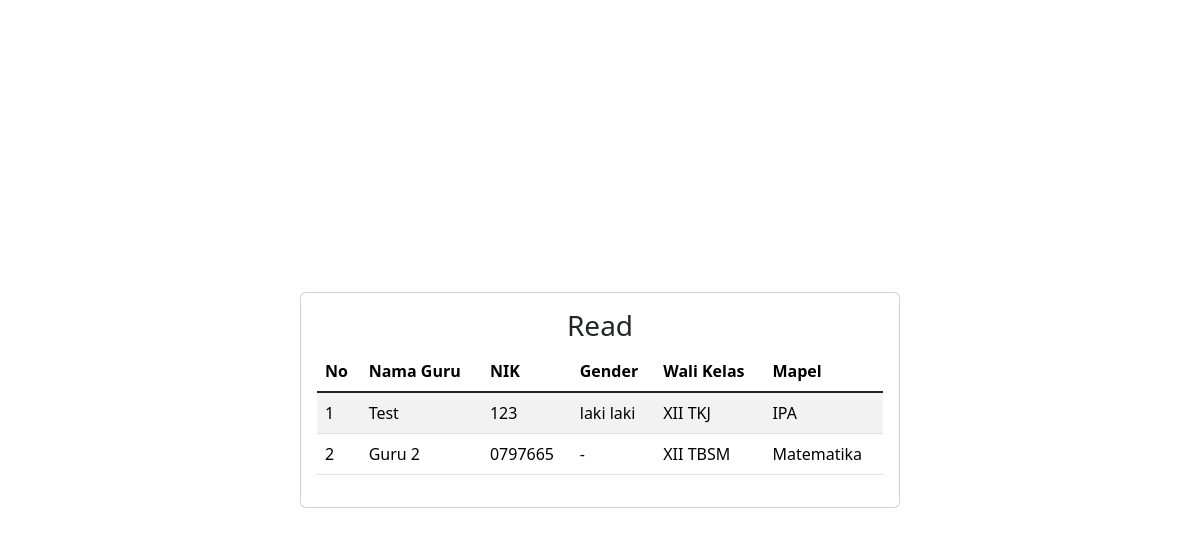
The page /relasi/guru.php (signed in) on the database its author committed.
### tables this page shows
CREATE TABLE `guru` (
  `id` int(11) NOT NULL,
  `nama_guru` varchar(255) DEFAULT NULL,
  `nik` varchar(255) DEFAULT NULL,
  `gender` varchar(255) DEFAULT NULL,
  `id_mapel` int(11) DEFAULT NULL
);

CREATE TABLE `kelas` (
  `id` int(11) NOT NULL,
  `tingkat_kelas` varchar(255) DEFAULT NULL,
  `jurusan_kelas` varchar(255) DEFAULT NULL,
  `id_sekolah` int(11) DEFAULT NULL,
  `id_guru_walikelas` int(11) DEFAULT NULL
);

CREATE TABLE `mapel` (
  `id` int(11) NOT NULL,
  `nama_mapel` varchar(255) DEFAULT NULL
);

### relasi/guru.php (the view, shortened to what this page needs)
<?php include 'conect.php' ?>
<!DOCTYPE html>
<html lang="en">
<head>
    <link href="https://cdn.jsdelivr.net/npm/bootstrap@5.3.1/dist/css/bootstrap.min.css" rel="stylesheet">
</head>
<body class="min-vh-100 d-flex align-items-center">
    <div class="card w-50 m-auto p-3">
        <h3 class="text-center">Read</h3>
        <table class="table table-striped">
            <thead>
                <tr>
                    <th>No</th>
                    <th>Nama Guru</th>
                    <th>NIK</th>
                    <th>Gender</th>
                    <th>Wali Kelas</th>
                    <th>Mapel</th>
                </tr>
            </thead>
            <tbody class="table-group-divider">
                <?php
                $sql = "select * from  guru
               INNER JOIN mapel ON guru.id_mapel = mapel.id
               INNER JOIN kelas ON kelas.id_guru_walikelas = guru.id   ";
                $result = mysqli_query($conn, $sql);
                $no = 1;
                foreach ($result as $row) :
                ?>
                    <tr>
                        <td><?= $no++; ?></td>
                        <td><?= $row['nama_guru']; ?></td>
                        <td><?= $row['nik']; ?></td>
                        <td><?= $row['gender']; ?></td>
                        <td><?= $row['tingkat_kelas']; ?> <?= $row['jurusan_kelas']?></td>
                        <td><?= $row['nama_mapel']; ?></td>
                    </tr>
                <?php endforeach; ?>
            </tbody>
        </table>
    </div>
</body>
</html>

### rows shown on the page
guru: nama_guru "Test", nik "123", gender "laki laki", kelas.tingkat_kelas "XII", kelas.jurusan_kelas "TKJ", id_mapel.nama_mapel "IPA"
guru: nama_guru "Guru 2", nik "0797665", gender "-", kelas.tingkat_kelas "XII", kelas.jurusan_kelas "TBSM", id_mapel.nama_mapel "Matematika"
